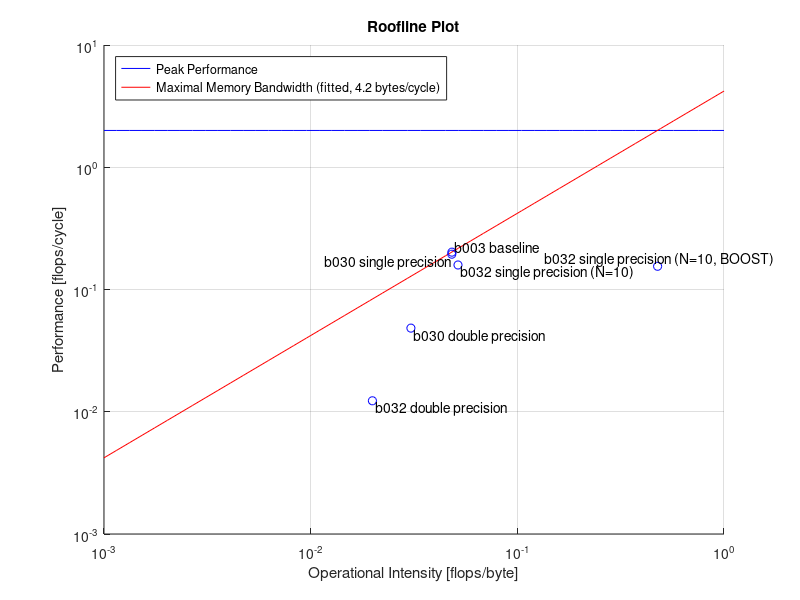

Write MATLAB code to recreate this figure.
figure;
hold on; grid on
x = logspace(-3,0);


bytesCycle = 4.2;
% flops / cycle
peakPerf = 2;
oneOpCycle = 1;

% Scalar peak performance
ys = ones(length(x),1).*peakPerf;
loglog(x,ys,'-b');

% memory bandwidth
yb = x.*bytesCycle;
loglog(x,yb,'r');

%% Baseline
% b003
cycles = 339904509856;
% #total flops = FP_COMP_OPS_EXE.SSE_SCALAR_DOUBLE +
% FP_COMP_OPS_EXE.SSE_SCALAR_SINGLE + FP_COMP_OPS_EXE.X87
flops = 14094021141 + 0 + 2304003456;
runtime = 103.235; % seconds
bytes_sec = 0.786 * 1000000000;
bytes = runtime * bytes_sec;


bandwidthCycle = bytes/cycles;
opsCycle = flops/cycles;
intensity = opsCycle/bandwidthCycle;

loglog(opsCycle, intensity, 'ob');
text(opsCycle,intensity,{' b003 baseline'},'VerticalAlignment','bottom');

%% b030 single precision
cycles = 6100009150;
% #total flops = FP_COMP_OPS_EXE.SSE_SCALAR_DOUBLE +
% FP_COMP_OPS_EXE.SSE_SCALAR_SINGLE + FP_COMP_OPS_EXE.X87
flops = 186000279 + 48000072 + 60000090;
runtime = 1.853; % seconds
bytes_sec = 0.816 * 1000000000;
bytes = runtime * bytes_sec;

bandwidthCycle = bytes/cycles;
opsCycle = flops/cycles;
intensity = opsCycle/bandwidthCycle;

loglog(opsCycle, intensity, 'ob');
text(opsCycle,intensity,{' b030 single precision'},'VerticalAlignment','top','HorizontalAlignment', 'right');

%% b030 double precision
cycles = 62842094263;
% #total flops = FP_COMP_OPS_EXE.SSE_SCALAR_DOUBLE +
% FP_COMP_OPS_EXE.SSE_SCALAR_SINGLE + FP_COMP_OPS_EXE.X87
flops = 1494002241 + 0 + 426000639;
runtime = 19.086; % seconds
bytes_sec = 2.082 * 1000000000;
bytes = runtime * bytes_sec;

bandwidthCycle = bytes/cycles;
opsCycle = flops/cycles;
intensity = opsCycle/bandwidthCycle;

loglog(opsCycle, intensity, 'ob');
text(opsCycle,intensity,{' b030 double precision'},'VerticalAlignment','top');

%% b032 single precision repeated
cycles = 54856082284;
% #total flops = FP_COMP_OPS_EXE.SSE_SCALAR_DOUBLE +
% FP_COMP_OPS_EXE.SSE_SCALAR_SINGLE + FP_COMP_OPS_EXE.X87
flops = 1500002250 + 642000963 + 690001035;
runtime = 16.661; % seconds
bytes_sec = 1.071 * 1000000000;
bytes = runtime * bytes_sec;

bandwidthCycle = bytes/cycles;
opsCycle = flops/cycles;
intensity = opsCycle/bandwidthCycle;

loglog(opsCycle, intensity, 'ob');
text(opsCycle,intensity,{' b032 single precision (N=10)'},'VerticalAlignment','top');

%% b032 single precision repeated with DAI_RECOMMENDER_BOOST
cycles = 5796008694;
% #total flops = FP_COMP_OPS_EXE.SSE_SCALAR_DOUBLE +
% FP_COMP_OPS_EXE.SSE_SCALAR_SINGLE + FP_COMP_OPS_EXE.X87
flops = 1494002241 + 570000855 + 702001053;
runtime = 16.234; % seconds
bytes_sec = 1.100 * 1000000000;
bytes = runtime * bytes_sec;

bandwidthCycle = bytes/cycles;
opsCycle = flops/cycles;
intensity = opsCycle/bandwidthCycle;

loglog(opsCycle, intensity, 'ob');
text(opsCycle,intensity,{' b032 single precision (N=10, BOOST)'},'VerticalAlignment','bottom','HorizontalAlignment','center');

%% b032 double precision
cycles = 63334095001;
% #total flops = FP_COMP_OPS_EXE.SSE_SCALAR_DOUBLE +
% FP_COMP_OPS_EXE.SSE_SCALAR_SINGLE + FP_COMP_OPS_EXE.X87
flops = 942001413 + 0 + 318000477;
runtime = 19.236; % seconds
bytes_sec = 5.328 * 1000000000;
bytes = runtime * bytes_sec;

bandwidthCycle = bytes/cycles;
opsCycle = flops/cycles;
intensity = opsCycle/bandwidthCycle;

loglog(opsCycle, intensity, 'ob');
text(opsCycle,intensity,{' b032 double precision'},'VerticalAlignment','top');

%%
set(gca,'XScale','log')
set(gca,'YScale','log')
legend('Peak Performance', 'Maximal Memory Bandwidth (fitted, 4.2 bytes/cycle)','Location','northwest')
title('Roofline Plot')
xlabel('Operational Intensity [flops/byte]')
ylabel('Performance [flops/cycle]')
print(gcf, '-r150', 'roofline_single_vs_double.png', '-dpng');